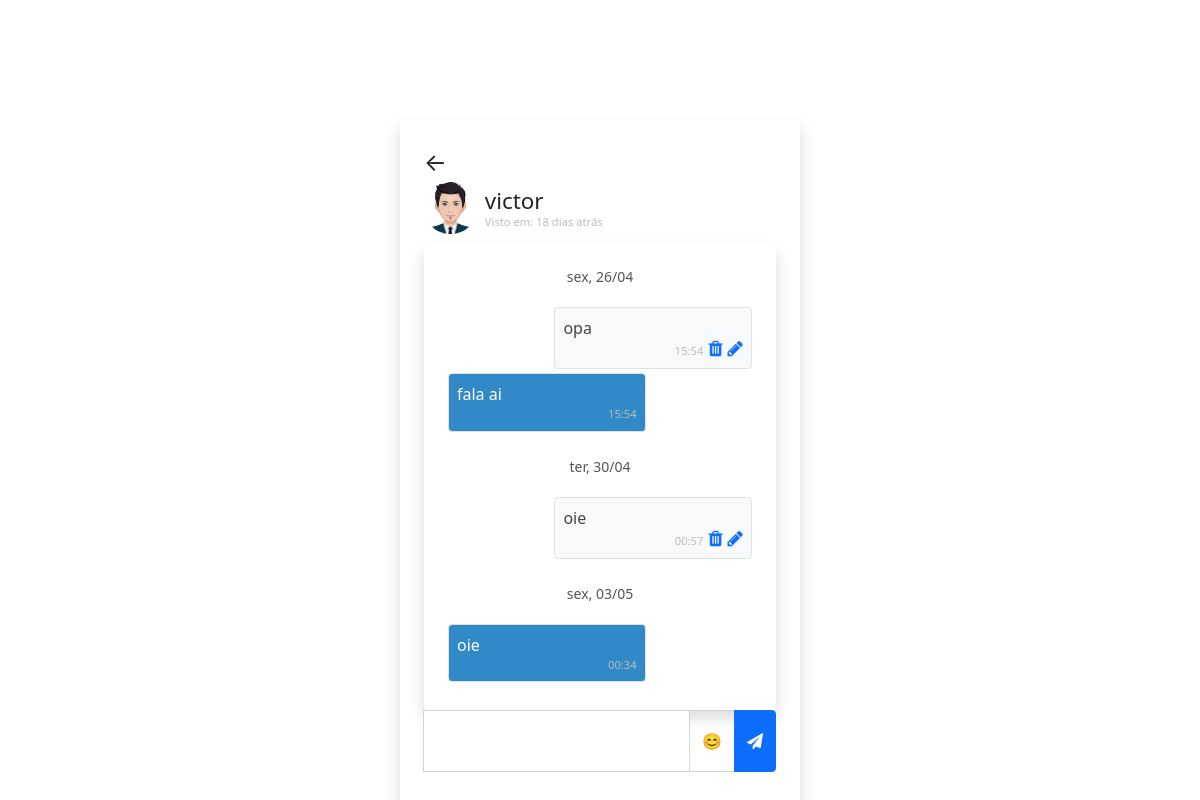
The app's page /chat.php?user=Victor (signed in) with its own data.
### tables this page shows
CREATE TABLE `users` (
  `user_id` int(11) NOT NULL,
  `name` varchar(255) NOT NULL,
  `username` varchar(255) NOT NULL,
  `password` varchar(1000) NOT NULL,
  `p_p` varchar(255) DEFAULT 'user-default.png',
  `visto` timestamp NOT NULL DEFAULT current_timestamp(),
  `hobbies` text DEFAULT NULL,
  `profession` varchar(255) DEFAULT NULL,
  `age` int(11) DEFAULT NULL,
  `biography` text DEFAULT NULL,
  `verificado` tinyint(1) DEFAULT 0
);

CREATE TABLE `chats` (
  `chat_id` int(11) NOT NULL,
  `from_id` int(11) NOT NULL,
  `to_id` int(11) NOT NULL,
  `message` text NOT NULL,
  `is_group_message` tinyint(1) NOT NULL DEFAULT 0,
  `opened` tinyint(1) NOT NULL DEFAULT 0,
  `created_at` datetime NOT NULL DEFAULT current_timestamp()
);

### app/helpers/user.php (called while the page is built)
<?php
function getUser($username, $conn){
   $sql = "SELECT * FROM users
           WHERE username=?";
   $stmt = $conn->prepare($sql);
   $stmt->execute([$username]);
   if ($stmt->rowCount() === 1) {
   	 $user = $stmt->fetch();
   	 return $user;
   }else {
   	$user = [];
   	return $user;
   }
}

### app/helpers/timeAgo.php (called while the page is built, shortened)
<?php
function last_seen($datetime) {
    $timestamp = strtotime($datetime);
    $strTime = array("segundo", "minuto", "hora", "dia", "mês", "ano");
    $length = array("60","60","24","30","12","10");
    $currentTime = time();
    if ($currentTime >= $timestamp) {
        $diff = $currentTime - $timestamp;
        for ($i = 0; $diff >= $length[$i] && $i < count($length)-1; $i++) {
            $diff = $diff / $length[$i];
        }
        $diff = round($diff);
        if ($diff == 0) {
            return 'Ativo Agora';
        } else if ($diff > 1) {
            return $diff . " " . $strTime[$i] . "s atrás";
        } else {
            return $diff . " " . $strTime[$i] . " atrás";
        }
    }
}
?>

### app/helpers/chat.php (called while the page is built)
<?php
function getChats($id_1, $id_2, $conn){
   $sql = "SELECT * FROM chats
           WHERE (from_id=? AND to_id=?)
           OR    (to_id=? AND from_id=?)
           ORDER BY chat_id ASC";
    $stmt = $conn->prepare($sql);
    $stmt->execute([$id_1, $id_2, $id_1, $id_2]);
    if ($stmt->rowCount() > 0) {
    	$chats = $stmt->fetchAll();
    	return $chats;
    }else {
    	$chats = [];
    	return $chats;
    }
}

### chat.php (the view, shortened to what this page needs)
<?php
  if (isset($_SESSION['username'])) {
  	include 'app/db.conn.php';
  	include 'app/helpers/user.php';
  	include 'app/helpers/chat.php';
  	include 'app/helpers/timeAgo.php';
  	$chatWith = getUser($_GET['user'], $conn);
  	$chats = getChats($_SESSION['user_id'], $chatWith['user_id'], $conn);
      function isPrimeiraMensagemDoDia($dataAtual, $ultimaData) {
        return $ultimaData === null || $dataAtual->format('Y-m-d') !== $ultimaData->format('Y-m-d');
    }
    function formatarData($data) {
        $diasDaSemana = [
            'Sun' => 'dom',
            'Mon' => 'seg',
            'Tue' => 'ter',
            'Wed' => 'qua',
            'Thu' => 'qui',
            'Fri' => 'sex',
            'Sat' => 'sab'
        ];
        $diaSemanaIngles = strftime('%a', $data->getTimestamp());
        $diaSemanaPortugues = $diasDaSemana[$diaSemanaIngles] ?? $diaSemanaIngles;
        return $diaSemanaPortugues . strftime(', %d/%m', $data->getTimestamp());
    }
?>
<!DOCTYPE html>
<html lang="pt-br">
<head>
	<link href="https://cdn.jsdelivr.net/npm/bootstrap@5.0.1/dist/css/bootstrap.min.css" rel="stylesheet">
	<link rel="stylesheet"
	      href="css/style.css">
    <link rel="stylesheet" href="https://cdnjs.cloudflare.com/ajax/libs/font-awesome/5.15.1/css/all.min.css">
	<link rel="stylesheet" href="https://cdnjs.cloudflare.com/ajax/libs/font-awesome/4.7.0/css/font-awesome.min.css">
</head>
<body class="d-flex justify-content-center align-items-center vh-100">
    <div class="w-400 shadow p-4 rounded">
        <a href="home.php" class="fs-4 link-dark">←</a>
        <div class="d-flex align-items-center">
    <img src="uploads/perfis/<?=$chatWith['p_p']?>" class="w-15 rounded-circle">
    <h3 class="display-4 fs-sm m-2">
    <?=$chatWith['name']?>
    <br>
        <small class="d-block">
            <?php
            $lastSeenText = last_seen($chatWith['visto']);
            if ($lastSeenText == 'Ativo Agora') {
                echo '<span class="online"></span> Online';
            } else {
                echo 'Visto em: ' . $lastSeenText;
            }
            ?>
        </small>
    </h3>
</div>
        <div class="shadow p-4 rounded d-flex flex-column mt-2 chat-box" id="chatBox">
    <?php
    $ultimaData = null;
    foreach ($chats as $chat) {
        $dataAtual = new DateTime($chat['created_at']);
        $horaMensagem = $dataAtual->format('H:i');
        if (isPrimeiraMensagemDoDia($dataAtual, $ultimaData)) {
            $dataFormatada = formatarData($dataAtual);
            echo '<div class="data-mensagem">' . $dataFormatada . '</div>';
            $ultimaData = $dataAtual;
        }
        echo '<p class="' . ($chat['from_id'] == $_SESSION['user_id'] ? 'rtext align-self-end' : 'ltext') . ' border rounded p-2 mb-1">';
        echo htmlspecialchars($chat['message'], ENT_QUOTES, 'UTF-8');
        if ($chat['from_id'] == $_SESSION['user_id']) {
            echo '<small class="d-block">' . $horaMensagem;
            echo '<span class="azuli message-actions">';
            echo '<i class="fa fa-trash icon" onclick="deleteMessage(' . $chat['chat_id'] . ')" title="Excluir mensagem"></i>';
            echo '<i class="fa fa-pencil icon" onclick="editMessage(' . $chat['chat_id'] . ', \'' . addslashes($chat['message']) . '\')" title="Editar mensagem"></i>';
            echo '</span></small>';
        } else {
            echo '<small class="d-block">' . $horaMensagem . '</small>';
        }
        echo '</p>';
    }
    ?>
</div>
<div class="input-group mb-3">
    <textarea cols="3" id="message" class="form-control"></textarea>
    <button onclick="toggleEmojiMenu()" class="btn btn-outline-secondary">
        😊
    </button>
    <button class="btn btn-primary" id="sendBtn">
        <i class="fa fa-paper-plane"></i>
    </button>
</div>
    </div>
 </body>
 </html>
<?php
  }else{
  	header("Location: index.php");
   	exit;
  }
 ?>

### css/style.css (style rules this page uses)
.vh-100 { min-height: 100vh; }
.w-400 { width: 400px; }
a { text-decoration: none; }
.w-15 { width: 15%; }
.fs-sm { font-size: 1.4rem; }
small { color: #bbb; font-size: 0.7rem; text-align: right; }
.chat-box { overflow-y: auto; overflow-x: hidden; max-height: 50vh; }
.rtext { width: 65%; background: #f8f9fa; color: #444; }
.ltext { width: 65%; background: #3289c8; color: #fff; }
textarea { resize: none; }
.input-group .form-control { border-right: none; }
.btn-primary { border-top-left-radius: 0; border-bottom-left-radius: 0; }
.form-control::placeholder { color: #aaa; }
.input-group .form-control { border-top-right-radius: 0; border-bottom-right-radius: 0; }
.btn-outline-secondary { border-color: #ced4da; border-top-left-radius: 0.25rem; border-bottom-left-radius: 0.25rem; }
.btn-outline-secondary { color: #495057; background-color: transparent; border-color: #ced4da; }
.input-group { position: relative; }

### chat.php (style rules this page uses)
.icon { cursor: pointer; }
.azuli { color: #0d6efd; }
.message-actions i { margin-left: 5px; font-size: 18px; }
.data-mensagem { text-align: center; margin: 20px 0; color: #555; font-size: 14px; }

### records on screen
users: p_p (picture), name "victor", visto "18 dias atrás"
chats: dataFormatada "sex, 26/04", message "opa", created_at "15:54"
chats: message "fala ai", created_at "15:54"
chats: dataFormatada "ter, 30/04", message "oie", created_at "00:57"
chats: dataFormatada "sex, 03/05", message "oie", created_at "00:34"
